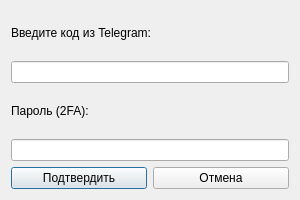
<?xml version="1.0" encoding="UTF-8"?>
<ui version="4.0">
  <class>TelegramCodeDialog</class>
  <widget class="QDialog" name="TelegramCodeDialog">
    <property name="geometry">
      <rect>
        <x>0</x>
        <y>0</y>
        <width>300</width>
        <height>200</height>
      </rect>
    </property>
    <property name="windowTitle">
      <string>Авторизация Telegram - Шаг 2/2</string>
    </property>
    <property name="styleSheet">
      <string notr="true">[...аналогично первому окну...]</string>
    </property>
    <layout class="QVBoxLayout">
      <item>
        <widget class="QLabel" name="codeLabel">
        <property name="text">
            <string>Введите код из Telegram:</string>
        </property>
        </widget>
      </item>
      <item>
        <widget class="QLineEdit" name="codeEdit"/>
      </item>
      <item>
        <widget class="QLabel" name="passwordLabel" hidden="true">
          <property name="text">
            <string>Пароль (2FA):</string>
          </property>
        </widget>
      </item>
      <item>
        <widget class="QLineEdit" name="passwordEdit" hidden="true"/>
      </item>
      <item>
        <layout class="QHBoxLayout">
          <item>
            <widget class="QPushButton" name="submitButton">
              <property name="text">
                <string>Подтвердить</string>
              </property>
            </widget>
          </item>
          <item>
            <widget class="QPushButton" name="cancelButton">
              <property name="text">
                <string>Отмена</string>
              </property>
            </widget>
          </item>
        </layout>
      </item>
    </layout>
  </widget>
</ui>
